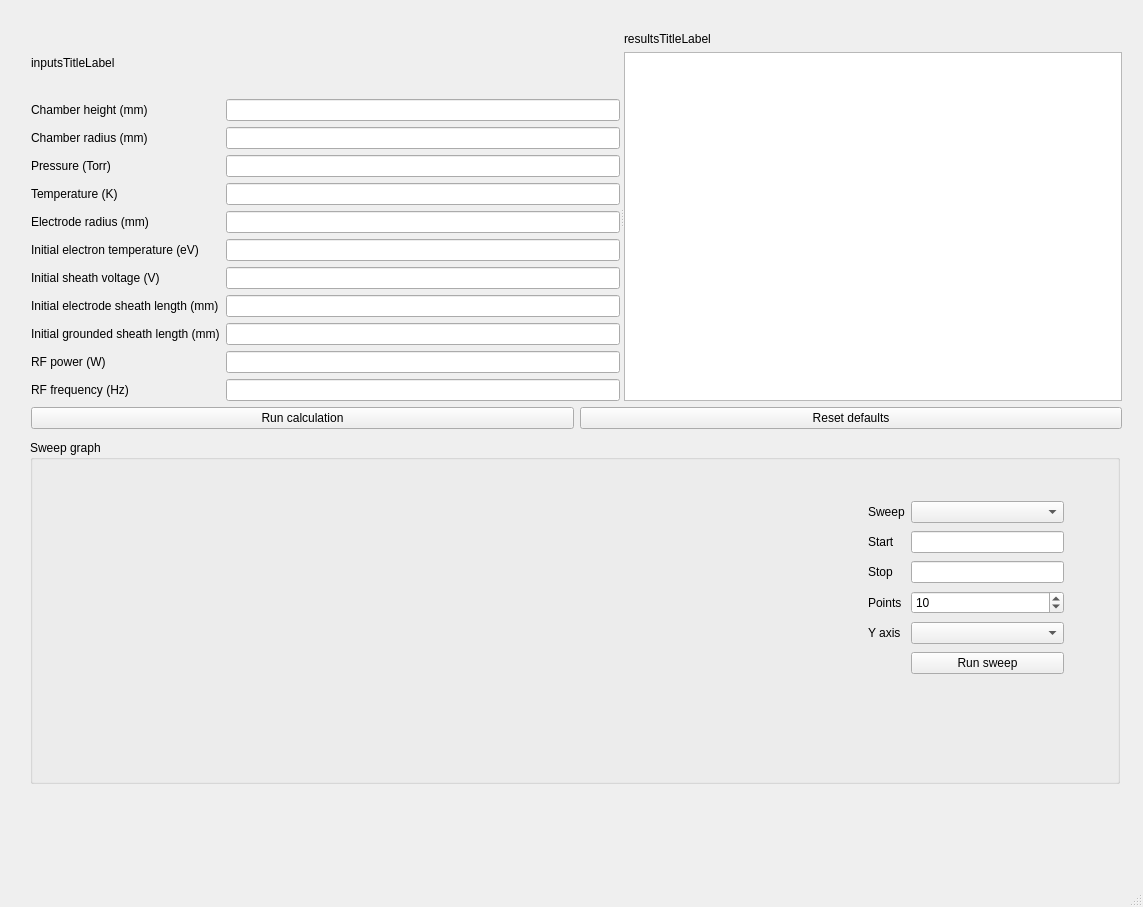
<?xml version="1.0" encoding="UTF-8"?>
<ui version="4.0">
 <class>MainWindow</class>
 <widget class="QMainWindow" name="MainWindow">
  <property name="geometry">
   <rect>
    <x>0</x>
    <y>0</y>
    <width>1143</width>
    <height>907</height>
   </rect>
  </property>
  <property name="windowTitle">
   <string>Plasma Calculator</string>
  </property>
  <widget class="QWidget" name="centralwidget">
   <widget class="QWidget" name="layoutWidget">
    <property name="geometry">
     <rect>
      <x>31</x>
      <y>32</y>
      <width>1091</width>
      <height>397</height>
     </rect>
    </property>
    <layout class="QVBoxLayout" name="verticalLayout_3">
     <item>
      <widget class="QSplitter" name="splitter">
       <property name="orientation">
        <enum>Qt::Orientation::Horizontal</enum>
       </property>
       <widget class="QWidget" name="layoutWidget">
        <layout class="QVBoxLayout" name="verticalLayout_2">
         <item>
          <widget class="QLabel" name="inputsLabel">
           <property name="text">
            <string>inputsTitleLabel</string>
           </property>
          </widget>
         </item>
         <item>
          <layout class="QFormLayout" name="formLayout">
           <item row="0" column="0">
            <widget class="QLabel" name="chamberHeightMmLabel">
             <property name="text">
              <string>Chamber height (mm)</string>
             </property>
            </widget>
           </item>
           <item row="0" column="1">
            <widget class="QLineEdit" name="chamberHeightMmEdit"/>
           </item>
           <item row="1" column="0">
            <widget class="QLabel" name="chamberRadiusMmLabel">
             <property name="text">
              <string>Chamber radius (mm)</string>
             </property>
            </widget>
           </item>
           <item row="1" column="1">
            <widget class="QLineEdit" name="chamberRadiusMmEdit"/>
           </item>
           <item row="2" column="0">
            <widget class="QLabel" name="pressureTorrLabel">
             <property name="text">
              <string>Pressure (Torr)</string>
             </property>
            </widget>
           </item>
           <item row="2" column="1">
            <widget class="QLineEdit" name="pressureTorrEdit"/>
           </item>
           <item row="3" column="0">
            <widget class="QLabel" name="temperatureKLabel">
             <property name="text">
              <string>Temperature (K)</string>
             </property>
            </widget>
           </item>
           <item row="3" column="1">
            <widget class="QLineEdit" name="temperatureKEdit"/>
           </item>
           <item row="4" column="0">
            <widget class="QLabel" name="electrodeRadiusMmLabel">
             <property name="text">
              <string>Electrode radius (mm)</string>
             </property>
            </widget>
           </item>
           <item row="4" column="1">
            <widget class="QLineEdit" name="electrodeRadiusMmEdit"/>
           </item>
           <item row="5" column="0">
            <widget class="QLabel" name="initialElectronTemperatureEvLabel">
             <property name="text">
              <string>Initial electron temperature (eV)</string>
             </property>
            </widget>
           </item>
           <item row="5" column="1">
            <widget class="QLineEdit" name="initialElectronTemperatureEvEdit"/>
           </item>
           <item row="6" column="0">
            <widget class="QLabel" name="initialSheathVoltageLabel">
             <property name="text">
              <string>Initial sheath voltage (V)</string>
             </property>
            </widget>
           </item>
           <item row="6" column="1">
            <widget class="QLineEdit" name="initialSheathVoltageEdit"/>
           </item>
           <item row="7" column="0">
            <widget class="QLabel" name="initialSheathLengthElectrodeMmLabel">
             <property name="text">
              <string>Initial electrode sheath length (mm)</string>
             </property>
            </widget>
           </item>
           <item row="7" column="1">
            <widget class="QLineEdit" name="initialSheathLengthElectrodeMmEdit"/>
           </item>
           <item row="8" column="0">
            <widget class="QLabel" name="initialSheathLengthGroundedMmLabel">
             <property name="text">
              <string>Initial grounded sheath length (mm)</string>
             </property>
            </widget>
           </item>
           <item row="8" column="1">
            <widget class="QLineEdit" name="initialSheathLengthGroundedMmEdit"/>
           </item>
           <item row="9" column="0">
            <widget class="QLabel" name="rfPowerLabel">
             <property name="text">
              <string>RF power (W)</string>
             </property>
            </widget>
           </item>
           <item row="9" column="1">
            <widget class="QLineEdit" name="rfPowerEdit"/>
           </item>
           <item row="10" column="0">
            <widget class="QLabel" name="rfFrequencyLabel">
             <property name="text">
              <string>RF frequency (Hz)</string>
             </property>
            </widget>
           </item>
           <item row="10" column="1">
            <widget class="QLineEdit" name="rfFrequencyEdit"/>
           </item>
          </layout>
         </item>
        </layout>
       </widget>
       <widget class="QWidget" name="layoutWidget">
        <layout class="QVBoxLayout" name="verticalLayout">
         <item>
          <widget class="QLabel" name="resultsTitleLabel">
           <property name="text">
            <string>resultsTitleLabel</string>
           </property>
          </widget>
         </item>
         <item>
          <widget class="QPlainTextEdit" name="resultTextEdit">
           <property name="readOnly">
            <bool>true</bool>
           </property>
          </widget>
         </item>
        </layout>
       </widget>
      </widget>
     </item>
     <item>
      <layout class="QHBoxLayout" name="horizontalLayout">
       <item>
        <widget class="QPushButton" name="runCalculationButton">
         <property name="text">
          <string>Run calculation</string>
         </property>
        </widget>
       </item>
       <item>
        <widget class="QPushButton" name="resetDefaultsButton">
         <property name="text">
          <string>Reset defaults</string>
         </property>
        </widget>
       </item>
      </layout>
     </item>
    </layout>
   </widget>
   <widget class="QGroupBox" name="sweepGroupBox">
    <property name="geometry">
     <rect>
      <x>30</x>
      <y>440</y>
      <width>1090</width>
      <height>344</height>
     </rect>
    </property>
    <property name="sizePolicy">
     <sizepolicy hsizetype="Fixed" vsizetype="Preferred">
      <horstretch>0</horstretch>
      <verstretch>0</verstretch>
     </sizepolicy>
    </property>
    <property name="title">
     <string>Sweep graph</string>
    </property>
    <layout class="QHBoxLayout" name="horizontalLayout_2">
     <item>
      <widget class="QWidget" name="graphContainer" native="true">
       <property name="sizePolicy">
        <sizepolicy hsizetype="Expanding" vsizetype="Expanding">
         <horstretch>0</horstretch>
         <verstretch>0</verstretch>
        </sizepolicy>
       </property>
       <property name="minimumSize">
        <size>
         <width>700</width>
         <height>280</height>
        </size>
       </property>
      </widget>
     </item>
     <item>
      <widget class="QWidget" name="sweepControlWidget" native="true">
       <property name="minimumSize">
        <size>
         <width>260</width>
         <height>260</height>
        </size>
       </property>
       <widget class="QWidget" name="">
        <property name="geometry">
         <rect>
          <x>20</x>
          <y>30</y>
          <width>196</width>
          <height>183</height>
         </rect>
        </property>
        <layout class="QGridLayout" name="gridLayout">
         <item row="0" column="0">
          <widget class="QLabel" name="label">
           <property name="text">
            <string>Sweep</string>
           </property>
          </widget>
         </item>
         <item row="0" column="1">
          <widget class="QComboBox" name="sweepParameterComboBox"/>
         </item>
         <item row="1" column="0">
          <widget class="QLabel" name="label_2">
           <property name="text">
            <string>Start</string>
           </property>
          </widget>
         </item>
         <item row="1" column="1">
          <widget class="QLineEdit" name="sweepStartLineEdit"/>
         </item>
         <item row="2" column="0">
          <widget class="QLabel" name="label_3">
           <property name="text">
            <string>Stop</string>
           </property>
          </widget>
         </item>
         <item row="2" column="1">
          <widget class="QLineEdit" name="sweepStopLineEdit"/>
         </item>
         <item row="3" column="0">
          <widget class="QLabel" name="label_4">
           <property name="text">
            <string>Points</string>
           </property>
          </widget>
         </item>
         <item row="3" column="1">
          <widget class="QSpinBox" name="sweepPointsSpinBox">
           <property name="minimum">
            <number>3</number>
           </property>
           <property name="value">
            <number>10</number>
           </property>
          </widget>
         </item>
         <item row="4" column="0">
          <widget class="QLabel" name="label_5">
           <property name="text">
            <string>Y axis</string>
           </property>
          </widget>
         </item>
         <item row="4" column="1">
          <widget class="QComboBox" name="sweepYAxisComboBox"/>
         </item>
         <item row="5" column="1">
          <widget class="QPushButton" name="sweepRunButton">
           <property name="text">
            <string>Run sweep</string>
           </property>
          </widget>
         </item>
        </layout>
       </widget>
      </widget>
     </item>
    </layout>
   </widget>
  </widget>
  <widget class="QMenuBar" name="menubar">
   <property name="geometry">
    <rect>
     <x>0</x>
     <y>0</y>
     <width>1143</width>
     <height>27</height>
    </rect>
   </property>
  </widget>
  <widget class="QStatusBar" name="statusbar"/>
 </widget>
 <resources/>
 <connections/>
</ui>
